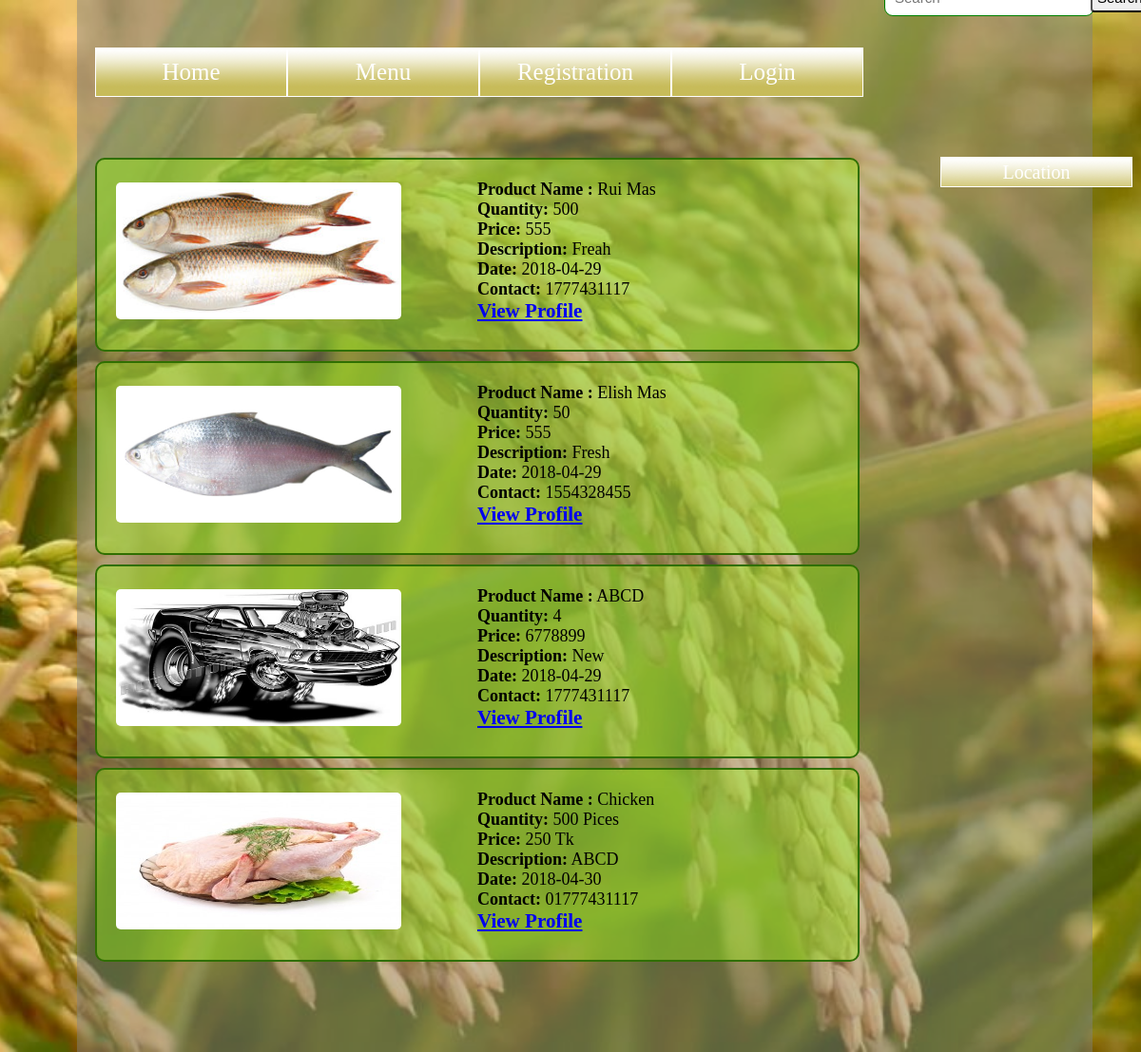
/scategory.php?cname=Fish, run on the app's committed database.
### tables this page shows
CREATE TABLE `adtable` (
  `adid` int(50) NOT NULL,
  `regid` varchar(50) NOT NULL,
  `product_name` varchar(100) NOT NULL,
  `product_category` varchar(100) NOT NULL,
  `quantity` varchar(50) NOT NULL,
  `price_per_unit` varchar(50) NOT NULL,
  `description` varchar(200) NOT NULL,
  `photo` varchar(150) NOT NULL,
  `phone` varchar(50) NOT NULL,
  `date` date NOT NULL,
  `division` varchar(50) NOT NULL
);

### DB.php (called while the page is built, shortened)
<?php
function getAllDataFromDB($sql){
	global $all;
	$conn = mysqli_connect("localhost", "root", "","mydb");
	$result = mysqli_query($conn, $sql)or die(mysqli_error($conn));
	while($row = mysqli_fetch_assoc($result)) {
		$all[]=$row;
	}
	return $all;
}
?>

### scategory.php (the view, shortened to what this page needs)
<link rel="stylesheet" type="text/css"  href="profile.css" >
</head>
<body class="main">
    <div class="container"> </div>
   <?php include "inc/navi_bar.php";?>
	<div class="location">
	<ul>
		<li> <a href="" > Location </a>
		</li>
	</ul>
	</div>
	<div class="search">
		     <span><input type="text" name="search" id="pname" onkeyup="showHint()" placeholder="Search"></span>
		     <span><input type="submit" name="sbt1" id="srch" onclick="showHint()" value="Search"></span>
	</div>
	<br>	<br>
	<br>
	<br>
	<br>
	<br>
	<br>
	<br>
<?php
$p=$_GET["cname"];
             $all=array();
		     include("DB.php");
	         getAllDataFromDB("Select * from adtable where product_category='$p'");
				 ?>
<?php foreach($all as $cat){
				 $a=$cat['photo'];?>
		<div class="dbtable">
		       <div class="dbinfo">
				       <b>Product Name :</b> <?php echo $cat["product_name"]; ?> <br>
					   <b> Quantity:</b> <?php echo $cat["quantity"]; ?> <br>
					   <b> Price:</b> <?php echo $cat["price_per_unit"]; ?><br>
					   <b>Description:</b> <?php echo $cat["description"]; ?><br>
					   <b>Date:</b> <?php echo $cat["date"]; ?><br>
					  <b>Contact:</b> <?php echo $cat["phone"]; ?><br>
					  <a href='after-click-search-result.php?searchResultprofile= <?php echo $cat["adid"]; ?>' ><h3>View Profile</h3></a>
					 </div>
					    <img src="<?php echo $cat["photo"]; ?>" width='250' height='150' />
		</div>
		   <?php } ?>

### profile.css (style rules this page uses)
* { margin: 0; padding: 0; }
.dbtable { height:200px; width:800px; border:2px solid #306f00; background-color:#9aff1563; z-index:3; margin:10px; margin-left:100px; border-radius:10px; }
.dbtable img { height:144px; width:300px; position:relative; top:-129px; left:20px; border-radius:5px; }
.dbinfo { height:153px; width:290px; position:relative; top:21px; left:400px; font-size: 18px; }
body { background-image: url(home1.jpg); height: 1024px; width:1024px; background-size: cover; background-position: center; z-index:-2; }
.container { height:100%; width:89%; margin-left:81px; background-color:#80808075; z-index:-1; position:fixed; }
.location { margin-top:50px; float:right; margin-right:50px; position:relative; top:13px; left:217px; z-index:10; color:gray; }
.location ul { list-style:none; position:relative; color:gray; }
.location ul li { background: red; width:200px; border:1px solid white; height:30px; line-height:30px; text-align:center; float:left; font-size:20px; background-image: url("images/images/nav.png"); color:gray; }
.location ul li a { display:block; text-decoration: none; color:white; }
.location ul:after { content: ""; clear:both; display:block; }
.search { position:relative; top:61px; left:930px; height:5px; width:150px; z-index:1; }
.search input[type="text"] { position:relative; top:-185px; left:0px; padding:10px; border:1px solid green; border-radius:9px; font-size:15px; }
.search input[type="submit"] { position:relative; top:-220px; left:217px; padding:5px; border-radius:4px; font-size:15px; }

### data on the page
adtable: product_name "Rui Mas", quantity "500", price_per_unit "555", description "Freah", date "2018-04-29", phone "1777431117", photo (picture)
adtable: product_name "Elish Mas", quantity "50", price_per_unit "555", description "Fresh", date "2018-04-29", phone "1554328455", photo (picture)
adtable: product_name "ABCD", quantity "4", price_per_unit "6778899", description "New", date "2018-04-29", phone "1777431117", photo (picture)
adtable: product_name "Chicken", quantity "500 Pices", price_per_unit "250 Tk", description "ABCD", date "2018-04-30", phone "01777431117", photo (picture)
